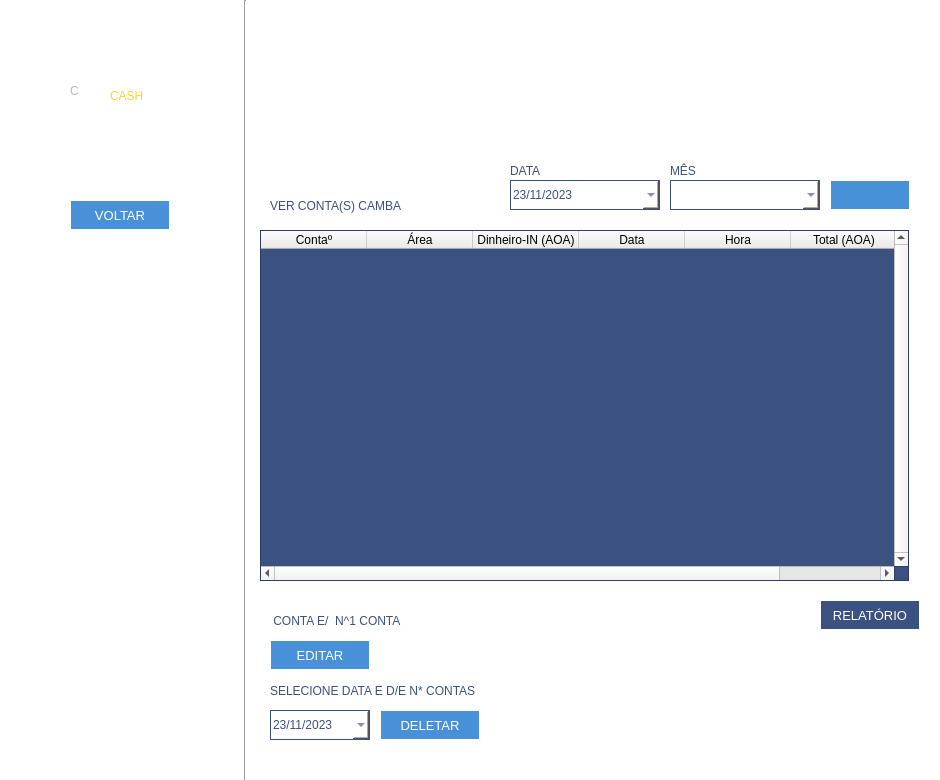
<?xml version="1.0" encoding="UTF-8"?>
<ui version="4.0">
 <class>areaconta</class>
 <widget class="QDialog" name="areaconta">
  <property name="geometry">
   <rect>
    <x>0</x>
    <y>0</y>
    <width>940</width>
    <height>780</height>
   </rect>
  </property>
  <property name="minimumSize">
   <size>
    <width>940</width>
    <height>780</height>
   </size>
  </property>
  <property name="maximumSize">
   <size>
    <width>940</width>
    <height>780</height>
   </size>
  </property>
  <property name="windowTitle">
   <string>Dialog</string>
  </property>
  <property name="styleSheet">
   <string notr="true">QDialog{
	background-color:white;
	color:white;
}</string>
  </property>
  <widget class="Line" name="line">
   <property name="geometry">
    <rect>
     <x>240</x>
     <y>0</y>
     <width>10</width>
     <height>781</height>
    </rect>
   </property>
   <property name="minimumSize">
    <size>
     <width>10</width>
     <height>0</height>
    </size>
   </property>
   <property name="maximumSize">
    <size>
     <width>10</width>
     <height>16777215</height>
    </size>
   </property>
   <property name="styleSheet">
    <string notr="true">Line{
	background-color:rgb(59,81,127);
	border:none;
}</string>
   </property>
   <property name="orientation">
    <enum>Qt::Vertical</enum>
   </property>
  </widget>
  <widget class="QPushButton" name="pushButton">
   <property name="geometry">
    <rect>
     <x>70</x>
     <y>200</y>
     <width>100</width>
     <height>30</height>
    </rect>
   </property>
   <property name="minimumSize">
    <size>
     <width>100</width>
     <height>30</height>
    </size>
   </property>
   <property name="maximumSize">
    <size>
     <width>100</width>
     <height>30</height>
    </size>
   </property>
   <property name="font">
    <font>
     <family>Segoe UI</family>
     <pointsize>10</pointsize>
     <italic>false</italic>
     <bold>false</bold>
    </font>
   </property>
   <property name="cursor">
    <cursorShape>PointingHandCursor</cursorShape>
   </property>
   <property name="styleSheet">
    <string notr="true">QPushButton{
	border:1px solid white;
	background-image: url(:/area/area/saida2.png);
	background-repeat:none;
	font: 10pt &quot;Segoe UI&quot;;
	background-color: rgb(72, 145, 217);
	color:white;
}
QPushButton:hover{
	border:2px solid #0090d8;
}</string>
   </property>
   <property name="text">
    <string>VOLTAR</string>
   </property>
  </widget>
  <widget class="QLabel" name="label_4">
   <property name="geometry">
    <rect>
     <x>110</x>
     <y>80</y>
     <width>61</width>
     <height>31</height>
    </rect>
   </property>
   <property name="cursor">
    <cursorShape>PointingHandCursor</cursorShape>
   </property>
   <property name="styleSheet">
    <string notr="true">QLabel{
	font: 900 15pt &quot;Segoe UI&quot;;
	color: rgb(255, 212, 38);
}</string>
   </property>
   <property name="text">
    <string>CASH</string>
   </property>
  </widget>
  <widget class="QLabel" name="label_3">
   <property name="geometry">
    <rect>
     <x>70</x>
     <y>60</y>
     <width>41</width>
     <height>61</height>
    </rect>
   </property>
   <property name="cursor">
    <cursorShape>PointingHandCursor</cursorShape>
   </property>
   <property name="styleSheet">
    <string notr="true">QLabel{
	font: 600 45pt &quot;Segoe UI Semibold&quot;;
	color: rgb(185, 185, 185);
}
</string>
   </property>
   <property name="text">
    <string>C</string>
   </property>
  </widget>
  <widget class="QLabel" name="label_8">
   <property name="geometry">
    <rect>
     <x>270</x>
     <y>190</y>
     <width>181</width>
     <height>31</height>
    </rect>
   </property>
   <property name="cursor">
    <cursorShape>ArrowCursor</cursorShape>
   </property>
   <property name="styleSheet">
    <string notr="true">QLabel{
	font: 13pt &quot;Segoe UI &quot;;
	color: rgb(59,81,127);
}
</string>
   </property>
   <property name="text">
    <string>VER CONTA(S) CAMBA</string>
   </property>
  </widget>
  <widget class="QLabel" name="label_2">
   <property name="geometry">
    <rect>
     <x>460</x>
     <y>190</y>
     <width>31</width>
     <height>31</height>
    </rect>
   </property>
   <property name="styleSheet">
    <string notr="true">QLabel{
	background-image: url(:/area/area/relatorio.png);
	background-repeat:none;
}</string>
   </property>
   <property name="text">
    <string/>
   </property>
  </widget>
  <widget class="QDateEdit" name="dateEdit">
   <property name="enabled">
    <bool>true</bool>
   </property>
   <property name="geometry">
    <rect>
     <x>510</x>
     <y>180</y>
     <width>150</width>
     <height>30</height>
    </rect>
   </property>
   <property name="minimumSize">
    <size>
     <width>150</width>
     <height>30</height>
    </size>
   </property>
   <property name="maximumSize">
    <size>
     <width>150</width>
     <height>30</height>
    </size>
   </property>
   <property name="cursor">
    <cursorShape>PointingHandCursor</cursorShape>
   </property>
   <property name="styleSheet">
    <string notr="true">QDateEdit{
	border:1px solid rgb(59, 81, 127);
	background-color: white;
	color:rgb(59, 81, 127);
	font: 10pt &quot;Segoe UI&quot;;
}

</string>
   </property>
   <property name="locale">
    <locale language="Portuguese" country="Portugal"/>
   </property>
   <property name="readOnly">
    <bool>false</bool>
   </property>
   <property name="correctionMode">
    <enum>QAbstractSpinBox::CorrectToPreviousValue</enum>
   </property>
   <property name="showGroupSeparator" stdset="0">
    <bool>false</bool>
   </property>
   <property name="displayFormat">
    <string>dd/MM/yyyy</string>
   </property>
   <property name="calendarPopup">
    <bool>true</bool>
   </property>
   <property name="timeSpec">
    <enum>Qt::UTC</enum>
   </property>
   <property name="date">
    <date>
     <year>2023</year>
     <month>11</month>
     <day>23</day>
    </date>
   </property>
  </widget>
  <widget class="QPushButton" name="pushButton_2">
   <property name="geometry">
    <rect>
     <x>830</x>
     <y>180</y>
     <width>80</width>
     <height>30</height>
    </rect>
   </property>
   <property name="minimumSize">
    <size>
     <width>80</width>
     <height>30</height>
    </size>
   </property>
   <property name="maximumSize">
    <size>
     <width>80</width>
     <height>30</height>
    </size>
   </property>
   <property name="cursor">
    <cursorShape>PointingHandCursor</cursorShape>
   </property>
   <property name="styleSheet">
    <string notr="true">QPushButton{
	border:1px solid white;
	image: url(:/area/area/cash.png);
	background-repeat:none;
	background-color: rgb(72, 145, 217);
}
QPushButton:hover{
	border:2px solid #0090d8;
}</string>
   </property>
   <property name="text">
    <string/>
   </property>
  </widget>
  <widget class="QTableWidget" name="tableWidget">
   <property name="enabled">
    <bool>true</bool>
   </property>
   <property name="geometry">
    <rect>
     <x>260</x>
     <y>230</y>
     <width>649</width>
     <height>351</height>
    </rect>
   </property>
   <property name="minimumSize">
    <size>
     <width>649</width>
     <height>351</height>
    </size>
   </property>
   <property name="maximumSize">
    <size>
     <width>649</width>
     <height>351</height>
    </size>
   </property>
   <property name="font">
    <font>
     <pointsize>9</pointsize>
     <bold>false</bold>
    </font>
   </property>
   <property name="cursor" stdset="0">
    <cursorShape>ArrowCursor</cursorShape>
   </property>
   <property name="styleSheet">
    <string notr="true">QTableWidget{
	background-color: rgb(59,81,127);
	color:white;
}</string>
   </property>
   <property name="verticalScrollBarPolicy">
    <enum>Qt::ScrollBarAlwaysOn</enum>
   </property>
   <property name="horizontalScrollBarPolicy">
    <enum>Qt::ScrollBarAlwaysOn</enum>
   </property>
   <property name="sizeAdjustPolicy">
    <enum>QAbstractScrollArea::AdjustToContentsOnFirstShow</enum>
   </property>
   <property name="autoScroll">
    <bool>true</bool>
   </property>
   <property name="editTriggers">
    <set>QAbstractItemView::NoEditTriggers</set>
   </property>
   <property name="selectionMode">
    <enum>QAbstractItemView::ExtendedSelection</enum>
   </property>
   <property name="selectionBehavior">
    <enum>QAbstractItemView::SelectRows</enum>
   </property>
   <property name="showGrid">
    <bool>true</bool>
   </property>
   <property name="gridStyle">
    <enum>Qt::DashLine</enum>
   </property>
   <attribute name="horizontalHeaderCascadingSectionResizes">
    <bool>false</bool>
   </attribute>
   <attribute name="horizontalHeaderMinimumSectionSize">
    <number>36</number>
   </attribute>
   <attribute name="horizontalHeaderDefaultSectionSize">
    <number>106</number>
   </attribute>
   <attribute name="horizontalHeaderShowSortIndicator" stdset="0">
    <bool>false</bool>
   </attribute>
   <attribute name="verticalHeaderVisible">
    <bool>false</bool>
   </attribute>
   <attribute name="verticalHeaderCascadingSectionResizes">
    <bool>false</bool>
   </attribute>
   <attribute name="verticalHeaderDefaultSectionSize">
    <number>36</number>
   </attribute>
   <attribute name="verticalHeaderShowSortIndicator" stdset="0">
    <bool>false</bool>
   </attribute>
   <attribute name="verticalHeaderStretchLastSection">
    <bool>false</bool>
   </attribute>
   <column>
    <property name="text">
     <string>Contaº</string>
    </property>
   </column>
   <column>
    <property name="text">
     <string>Área</string>
    </property>
   </column>
   <column>
    <property name="text">
     <string>Dinheiro-IN (AOA)</string>
    </property>
   </column>
   <column>
    <property name="text">
     <string>Data</string>
    </property>
   </column>
   <column>
    <property name="text">
     <string>Hora</string>
    </property>
   </column>
   <column>
    <property name="text">
     <string>Total (AOA)</string>
    </property>
   </column>
  </widget>
  <widget class="QPushButton" name="pushButton_edit">
   <property name="geometry">
    <rect>
     <x>270</x>
     <y>640</y>
     <width>100</width>
     <height>30</height>
    </rect>
   </property>
   <property name="minimumSize">
    <size>
     <width>100</width>
     <height>30</height>
    </size>
   </property>
   <property name="maximumSize">
    <size>
     <width>100</width>
     <height>30</height>
    </size>
   </property>
   <property name="font">
    <font>
     <family>Segoe UI</family>
     <pointsize>10</pointsize>
     <italic>false</italic>
     <bold>false</bold>
     <stylestrategy>PreferDefault</stylestrategy>
    </font>
   </property>
   <property name="cursor">
    <cursorShape>PointingHandCursor</cursorShape>
   </property>
   <property name="mouseTracking">
    <bool>true</bool>
   </property>
   <property name="styleSheet">
    <string notr="true">QPushButton{
	border:1px solid white;
	background-repeat:none;
	font: 10pt &quot;Segoe UI&quot;;
	background-color: rgb(72, 145, 217);
	color:white;
}
QPushButton:hover{
	border:2px solid #0090d8;
}</string>
   </property>
   <property name="text">
    <string>EDITAR</string>
   </property>
  </widget>
  <widget class="QPushButton" name="pushButton_delete">
   <property name="geometry">
    <rect>
     <x>380</x>
     <y>710</y>
     <width>100</width>
     <height>30</height>
    </rect>
   </property>
   <property name="minimumSize">
    <size>
     <width>100</width>
     <height>30</height>
    </size>
   </property>
   <property name="maximumSize">
    <size>
     <width>100</width>
     <height>30</height>
    </size>
   </property>
   <property name="font">
    <font>
     <family>Segoe UI</family>
     <pointsize>10</pointsize>
     <italic>false</italic>
     <bold>false</bold>
    </font>
   </property>
   <property name="cursor">
    <cursorShape>PointingHandCursor</cursorShape>
   </property>
   <property name="styleSheet">
    <string notr="true">QPushButton{
	border:1px solid white;
	background-repeat:none;
	font: 10pt &quot;Segoe UI&quot;;
	background-color: rgb(72, 145, 217);
	color:white;
}
QPushButton:hover{
	border:2px solid #0090d8;
}</string>
   </property>
   <property name="text">
    <string>DELETAR</string>
   </property>
  </widget>
  <widget class="QPushButton" name="pushButton_relatory_pdf">
   <property name="enabled">
    <bool>false</bool>
   </property>
   <property name="geometry">
    <rect>
     <x>820</x>
     <y>600</y>
     <width>100</width>
     <height>30</height>
    </rect>
   </property>
   <property name="minimumSize">
    <size>
     <width>100</width>
     <height>30</height>
    </size>
   </property>
   <property name="maximumSize">
    <size>
     <width>100</width>
     <height>30</height>
    </size>
   </property>
   <property name="font">
    <font>
     <family>Segoe UI</family>
     <pointsize>10</pointsize>
     <italic>false</italic>
     <bold>false</bold>
    </font>
   </property>
   <property name="cursor">
    <cursorShape>PointingHandCursor</cursorShape>
   </property>
   <property name="styleSheet">
    <string notr="true">QPushButton{
	border:1px solid white;
	background-repeat:none;
	font: 10pt &quot;Segoe UI&quot;;
	background-color:rgb(59,81,127);
	color:white;
}
QPushButton:hover{
	border:1px solid #0090d8;
}</string>
   </property>
   <property name="text">
    <string>RELATÓRIO</string>
   </property>
  </widget>
  <widget class="QDateEdit" name="dateEdit_Delete">
   <property name="enabled">
    <bool>true</bool>
   </property>
   <property name="geometry">
    <rect>
     <x>270</x>
     <y>710</y>
     <width>100</width>
     <height>30</height>
    </rect>
   </property>
   <property name="minimumSize">
    <size>
     <width>100</width>
     <height>30</height>
    </size>
   </property>
   <property name="maximumSize">
    <size>
     <width>100</width>
     <height>30</height>
    </size>
   </property>
   <property name="styleSheet">
    <string notr="true">QDateEdit{
	border:1px solid rgb(59, 81, 127);
	background-color:white;
	color:rgb(59, 81, 127);
	font: 10pt &quot;Segoe UI&quot;;
}

</string>
   </property>
   <property name="readOnly">
    <bool>false</bool>
   </property>
   <property name="correctionMode">
    <enum>QAbstractSpinBox::CorrectToPreviousValue</enum>
   </property>
   <property name="showGroupSeparator" stdset="0">
    <bool>false</bool>
   </property>
   <property name="displayFormat">
    <string>dd/MM/yyyy</string>
   </property>
   <property name="calendarPopup">
    <bool>true</bool>
   </property>
   <property name="timeSpec">
    <enum>Qt::UTC</enum>
   </property>
   <property name="date">
    <date>
     <year>2023</year>
     <month>11</month>
     <day>23</day>
    </date>
   </property>
  </widget>
  <widget class="QLabel" name="label_9">
   <property name="geometry">
    <rect>
     <x>270</x>
     <y>680</y>
     <width>211</width>
     <height>21</height>
    </rect>
   </property>
   <property name="cursor">
    <cursorShape>ArrowCursor</cursorShape>
   </property>
   <property name="styleSheet">
    <string notr="true">QLabel{
	font: 9pt &quot;Segoe UI &quot;;
	color:rgb(59,81,127);
}
</string>
   </property>
   <property name="text">
    <string>SELECIONE DATA E D/E N* CONTAS</string>
   </property>
  </widget>
  <widget class="QLabel" name="label_10">
   <property name="geometry">
    <rect>
     <x>270</x>
     <y>610</y>
     <width>231</width>
     <height>21</height>
    </rect>
   </property>
   <property name="cursor">
    <cursorShape>ArrowCursor</cursorShape>
   </property>
   <property name="styleSheet">
    <string notr="true">QLabel{
	font: 9pt &quot;Segoe UI &quot;;
	color:rgb(59,81,127);
}
</string>
   </property>
   <property name="text">
    <string> CONTA E/  N^1 CONTA</string>
   </property>
  </widget>
  <widget class="QComboBox" name="comboBox_month">
   <property name="geometry">
    <rect>
     <x>670</x>
     <y>180</y>
     <width>150</width>
     <height>30</height>
    </rect>
   </property>
   <property name="minimumSize">
    <size>
     <width>150</width>
     <height>30</height>
    </size>
   </property>
   <property name="maximumSize">
    <size>
     <width>150</width>
     <height>30</height>
    </size>
   </property>
   <property name="cursor">
    <cursorShape>PointingHandCursor</cursorShape>
   </property>
   <property name="styleSheet">
    <string notr="true">QComboBox{
	background-color:white;
	border:1px solid rgb(59, 81, 127);
	color: rgb(59, 81, 127);
}</string>
   </property>
   <item>
    <property name="text">
     <string/>
    </property>
   </item>
   <item>
    <property name="text">
     <string>Janeiro</string>
    </property>
   </item>
   <item>
    <property name="text">
     <string>Fevereiro</string>
    </property>
   </item>
   <item>
    <property name="text">
     <string>Março</string>
    </property>
   </item>
   <item>
    <property name="text">
     <string>Abril</string>
    </property>
   </item>
   <item>
    <property name="text">
     <string>Maio</string>
    </property>
   </item>
   <item>
    <property name="text">
     <string>Junho</string>
    </property>
   </item>
   <item>
    <property name="text">
     <string>Julho</string>
    </property>
   </item>
   <item>
    <property name="text">
     <string>Agosto</string>
    </property>
   </item>
   <item>
    <property name="text">
     <string>Setembro</string>
    </property>
   </item>
   <item>
    <property name="text">
     <string>Outubro</string>
    </property>
   </item>
   <item>
    <property name="text">
     <string>Novembro</string>
    </property>
   </item>
   <item>
    <property name="text">
     <string>Dezembro</string>
    </property>
   </item>
  </widget>
  <widget class="QLabel" name="label_11">
   <property name="geometry">
    <rect>
     <x>670</x>
     <y>160</y>
     <width>31</width>
     <height>21</height>
    </rect>
   </property>
   <property name="cursor">
    <cursorShape>ArrowCursor</cursorShape>
   </property>
   <property name="styleSheet">
    <string notr="true">QLabel{
	font: 9pt &quot;Segoe UI &quot;;
	color: rgb(59,81,127);
}
</string>
   </property>
   <property name="text">
    <string>MÊS</string>
   </property>
  </widget>
  <widget class="QLabel" name="label_12">
   <property name="geometry">
    <rect>
     <x>510</x>
     <y>160</y>
     <width>41</width>
     <height>21</height>
    </rect>
   </property>
   <property name="cursor">
    <cursorShape>ArrowCursor</cursorShape>
   </property>
   <property name="styleSheet">
    <string notr="true">QLabel{
	font: 9pt &quot;Segoe UI &quot;;
	color: rgb(59,81,127);
}
</string>
   </property>
   <property name="text">
    <string>DATA</string>
   </property>
  </widget>
 </widget>
 <tabstops>
  <tabstop>dateEdit</tabstop>
  <tabstop>pushButton_2</tabstop>
  <tabstop>pushButton</tabstop>
 </tabstops>
 <resources/>
 <connections/>
</ui>
